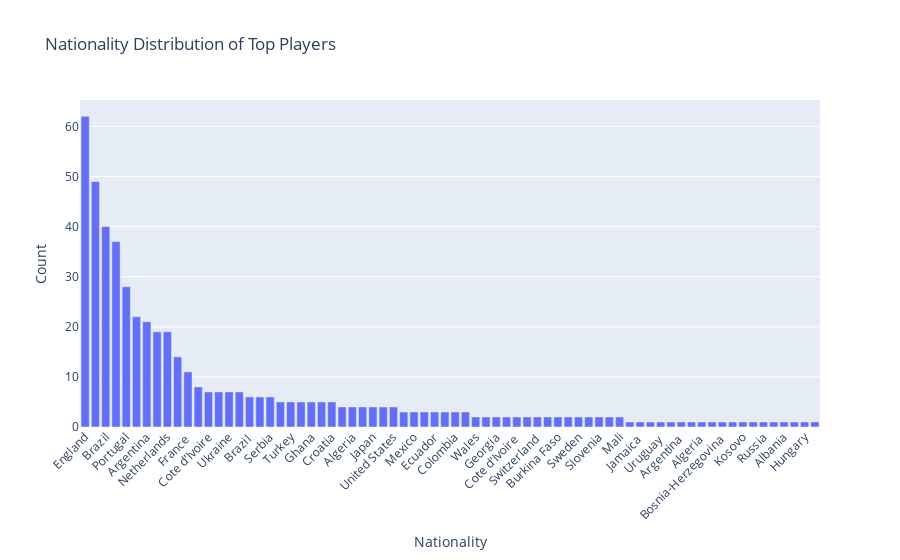

Notebook code for this chart:
### Code cell
import plotly.graph_objects as go

# Count the occurrences of each nationality
nationality_counts = df['Nationality1'].value_counts()

# Plotting the distribution using a bar plot
fig = go.Figure(data=[go.Bar(x=nationality_counts.index, y=nationality_counts.values)])
fig.update_layout(
    title='Nationality Distribution of Top Players',
    xaxis_title='Nationality',
    yaxis_title='Count',
    xaxis_tickangle=-45
)
fig.show()

### Figure 1 — Plotly figure (JSON) as saved in the notebook; plotly's stock layout.template omitted (floating-point values rounded to 4 significant figures)
{"data": [{"type": "bar", "x": ["England", "France", "Brazil", "Spain", "Portugal", "Italy", "Argentina", "Germany", "Netherlands", "Belgium", "France ", "Austria", "Cote d'Ivoire", "Nigeria", "Ukraine", "Denmark", "Brazil ", "Uruguay", "Serbia", "Poland", "Turkey", "Morocco", "Ghana", "Scotland", "Croatia", "Switzerland", "Algeria", "Norway", "Japan", "Senegal", "United States", "England ", "Mexico", "Slovakia", "Ecuador", "South Korea", "Colombia", "Cameroon", "Wales", "Canada", "Georgia", "Germany ", "Cote d'Ivoire ", "Italy ", "Switzerland ", "Portugal ", "Burkina Faso", "Ireland", "Sweden", "Paraguay", "Slovenia", "Czech Republic", "Mali", "DR Congo", "Jamaica ", "Spain ", "Uruguay ", "Denmark ", "Argentina ", "Scotland ", "Algeria ", "Mozambique", "Bosnia-Herzegovina ", "Nigeria ", "Kosovo", "North Macedonia", "Russia", "Jamaica", "Albania", "Egypt", "Hungary", "Senegal "], "y": [62, 49, 40, 37, 28, 22, 21, 19, 19, 14, 11, 8, 7, 7, 7, 7, 6, 6, 6, 5, 5, 5, 5, 5, 5, 4, 4, 4, 4, 4, 4, 3, 3, 3, 3, 3, 3, 3, 2, 2, 2, 2, 2, 2, 2, 2, 2, 2, 2, 2, 2, 2, 2, 1, 1, 1, 1, 1, 1, 1, 1, 1, 1, 1, 1, 1, 1, 1, 1, 1, 1, 1]}], "layout": {"title": {"text": "Nationality Distribution of Top Players"}, "xaxis": {"tickangle": -45, "title": {"text": "Nationality"}}, "yaxis": {"title": {"text": "Count"}}}}
